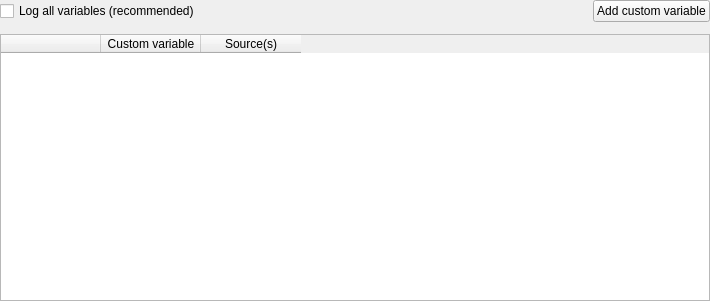
<?xml version="1.0" encoding="UTF-8"?>
<ui version="4.0">
 <class>ui_logger</class>
 <widget class="QWidget" name="ui_logger">
  <property name="geometry">
   <rect>
    <x>0</x>
    <y>0</y>
    <width>710</width>
    <height>301</height>
   </rect>
  </property>
  <property name="windowTitle">
   <string>Form</string>
  </property>
  <layout class="QVBoxLayout" name="verticalLayout">
   <property name="spacing">
    <number>12</number>
   </property>
   <property name="margin">
    <number>0</number>
   </property>
   <item>
    <widget class="QWidget" name="widget_2" native="true">
     <layout class="QHBoxLayout" name="horizontalLayout_2">
      <property name="spacing">
       <number>12</number>
      </property>
      <property name="margin">
       <number>0</number>
      </property>
      <item>
       <widget class="QCheckBox" name="checkbox_auto_log">
        <property name="text">
         <string>Log all variables (recommended)</string>
        </property>
       </widget>
      </item>
      <item>
       <widget class="QPushButton" name="button_add_custom_variable">
        <property name="sizePolicy">
         <sizepolicy hsizetype="Fixed" vsizetype="Fixed">
          <horstretch>0</horstretch>
          <verstretch>0</verstretch>
         </sizepolicy>
        </property>
        <property name="text">
         <string>Add custom variable</string>
        </property>
       </widget>
      </item>
     </layout>
    </widget>
   </item>
   <item>
    <widget class="QTableWidget" name="table_var">
     <property name="dragDropMode">
      <enum>QAbstractItemView::DropOnly</enum>
     </property>
     <property name="alternatingRowColors">
      <bool>true</bool>
     </property>
     <property name="showGrid">
      <bool>false</bool>
     </property>
     <attribute name="verticalHeaderVisible">
      <bool>false</bool>
     </attribute>
     <column>
      <property name="text">
       <string/>
      </property>
     </column>
     <column>
      <property name="text">
       <string>Custom variable</string>
      </property>
     </column>
     <column>
      <property name="text">
       <string>Source(s)</string>
      </property>
     </column>
    </widget>
   </item>
  </layout>
 </widget>
 <resources/>
 <connections/>
</ui>
